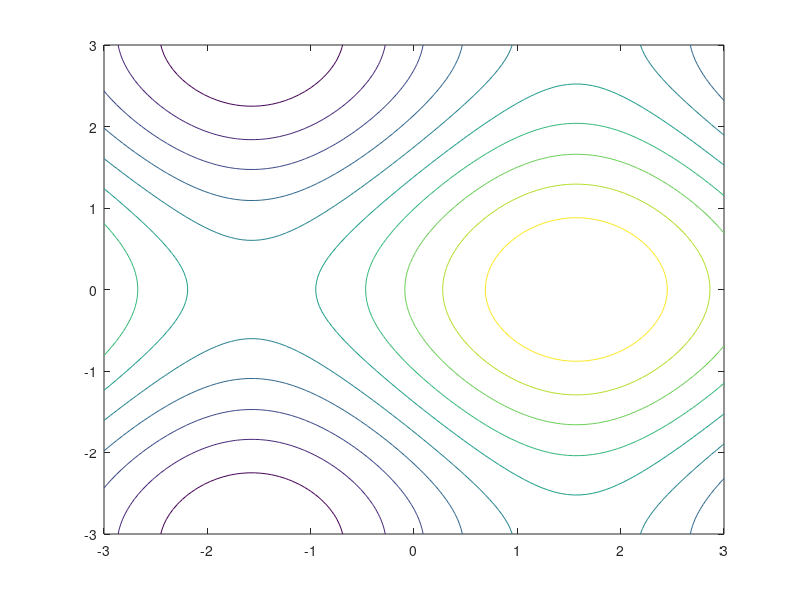

Write MATLAB code to recreate this figure.
x = linspace(-3, 3);
y = linspace(-3, 3);
[X, Y] = meshgrid(x, y);

Z = sin(X) + cos(Y);
% Z = GoldsteinPrice([X;Y]);
figure;
contour(X,Y,Z)
